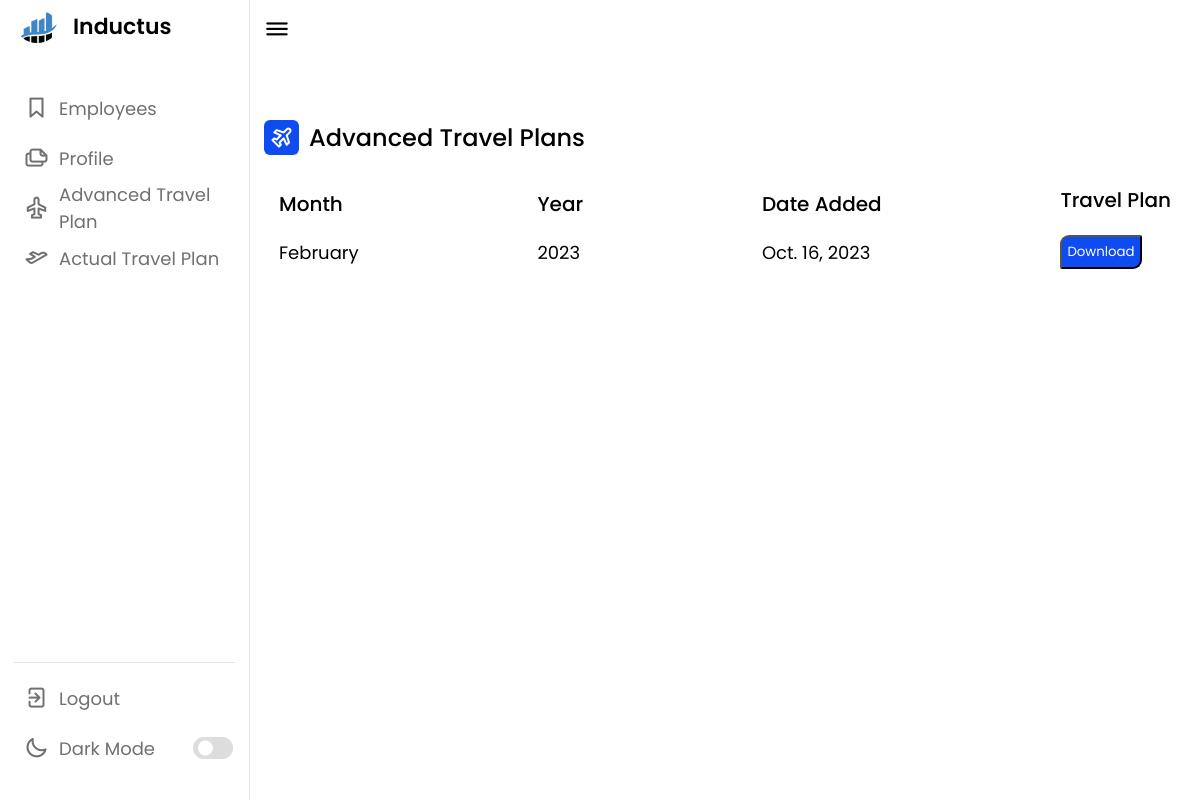
/employee/7e06c45b-a5ca-460d-8b0e-29f9c961be03/atp/ (signed in), run on the app's committed database.
### base/models.py (models this page shows, shortened)
class AdvancedTravelPlan(models.Model):
    id = models.UUIDField(default=uuid.uuid4,primary_key=True,editable=False)
    employee = models.ForeignKey(Employee,on_delete=models.CASCADE)
    month = models.CharField(choices = [
        ('January', 'January'),
        ('February', 'February'),
        ('March' , 'March'),
        ('April','April'),
        ('May','May'),
        ('June','June'),
        ('July','July'),
        ('August','August'),
        ('September','September'),
        ('October','October'),
        ('November','November'),
        ('December','December')
    ],default = "January",max_length=10)
    year = models.CharField(max_length=20,default = "2023",null=True)
    date_added = models.DateField(auto_now_add=True)
    trip_plan = models.FileField(upload_to=get_upload_path)

### base/views.py (the view)
# urls.py: path('employee/<str:pk>/atp/',AdvancedTravelPlanView,name='atp'),
@login_required(login_url='login')
def AdvancedTravelPlanView(request,pk):
    try:
        emp = Employee.objects.get(uuid=pk)
        atp = AdvancedTravelPlan.objects.filter(employee=emp)
    except:
        atp = None
    context = {
        'atp' : atp,
        'emp' : emp
    }
    return render(request,"advancedtravelplan.html",context)

### base/templates/advancedtravelplan.html (shortened to what this page needs)
{% load static %}
<!DOCTYPE html>
<html lang="en">
<head>
    <link rel="stylesheet" href="{% static 'style.css' %}">
    <link rel="stylesheet" href="https://unicons.iconscout.com/release/v4.0.0/css/line.css">
</head>
<body>
    <nav>
        <div class="logo-name">
            <div class="logo-image">
                <img src="{% static 'img/logo.png' %}" alt="">
            </div>
            <span class="logo_name">Inductus</span>
        </div>
        <div class="menu-items">
            <ul class="nav-links">
                <li><a href="{% url 'employees' %}">
                    <i class="uil uil-bookmark-full"></i>
                    <span class="link-name">Employees</span>
                </a></li>
                <li><a href="{% url 'employee' emp.uuid %}" target="_self">
                        <i class="uil uil-files-landscapes"></i>
                        <span class="link-name">Profile</span>
                    </a></li>
                    <li><a href="">
                        <i class="uil uil-plane"></i>
                        <span class="link-name">Advanced Travel Plan</span>
                    </a></li>
                    <li><a href="{%  url 'tp' emp.uuid %}">
                        <i class="uil uil-plane-fly"></i>
                        <span class="link-name">Actual Travel Plan</span>
                    </a></li>
            </ul>
            <ul class="logout-mode">
                <li><a href="{% url 'logout' %}">
                        <i class="uil uil-signout"></i>
                        <span class="link-name">Logout</span>
                    </a></li>
                <li class="mode">
                    <a href="#">
                        <i class="uil uil-moon"></i>
                        <span class="link-name">Dark Mode</span>
                    </a>
                    <div class="mode-toggle">
                        <span class="switch"></span>
                    </div>
                </li>
            </ul>
        </div>
    </nav>
    <section class="dashboard">
        <div class="top">
            <i class="uil uil-bars sidebar-toggle"></i>
        </div>
        <div class="dash-content">
            <div class="overview">
                <div class="activity">
                    <div class="emp-title">
                        <div class = "title-wrapper">
                        <i class="uil uil-plane-departure"></i>
                        <span class="text">Advanced Travel Plans</span>
                    </div>
                    </div>
                    <div class="activity-data">
                        <div class="data names">
                            <span class="data-title">Month</span>
                           {% for atp in atp %}
                           <span class="data-list">{{atp.month}}</span>
                           {% endfor %}
                        </div>
                        <div class="data email">
                            <span class="data-title">Year</span>
                            {% for atp in atp %}
                           <span class="data-list">{{atp.year}}</span>
                           {% endfor %}
                        </div>
                        <div class="data joined">
                            <span class="data-title">Date Added</span>
                            {% for atp in atp %}
                            <span class="data-list">{{atp.date_added}}</span>
                            {% endfor %}
                        </div>
                        <div class="data type">
                            <span class="data-title">Travel Plan</span>
                            {% for atp in atp %}
                        <span class="data-list"><button class="download-btn"><a href="{{atp.trip_plan.url}}" style="text-decoration:none; color: white;" >Download</a></button></span>
                            {% endfor %}
                        </div>
                    </div>
                    </div>
            </div>
    </section>
</body>
</html>

### static/style.css (style rules this page uses)
* { margin: 0; padding: 0; box-sizing: border-box; font-family: 'Poppins', sans-serif; }
:root { --primary-color: #0E4BF1; --panel-color: #FFF; --text-color: #000; --black-light-color: #707070; --border-color: #e6e5e5; --toggle-color: #DDD; --box1-color: #4DA3FF; --box2-color: #FFE6AC; --box3-color: #E7D1FC; --title-icon-color: #fff; --tran-05: all 0.5s ease; --tran-03: all 0.3s ease; --tran-03: all 0.2s ease; }
body { min-height: 100vh; }
nav { position: fixed; top: 0; left: 0; height: 100%; width: 250px; padding: 10px 14px; background-color: var(--panel-color); border-right: 1px solid var(--border-color); transition: var(--tran-05); }
nav .logo-name { display: flex; align-items: center; }
nav .logo-image { display: flex; justify-content: center; min-width: 45px; }
nav .logo-image img { width: 40px; object-fit: cover; border-radius: 50%; }
nav .logo-name .logo_name { font-size: 22px; font-weight: 600; color: var(--text-color); margin-left: 14px; transition: var(--tran-05); }
nav .menu-items { margin-top: 40px; height: calc(100% - 90px); display: flex; flex-direction: column; justify-content: space-between; }
.menu-items li { list-style: none; }
.menu-items li a { display: flex; align-items: center; height: 50px; text-decoration: none; position: relative; }
.menu-items li a i { font-size: 24px; min-width: 45px; height: 100%; display: flex; align-items: center; justify-content: center; color: var(--black-light-color); }
.menu-items li a .link-name { font-size: 18px; font-weight: 400; color: var(--black-light-color); transition: var(--tran-05); }
.menu-items .logout-mode { padding-top: 10px; border-top: 1px solid var(--border-color); }
.menu-items .mode { display: flex; align-items: center; white-space: nowrap; }
.menu-items .mode-toggle { position: absolute; right: 14px; height: 50px; min-width: 45px; display: flex; align-items: center; justify-content: center; cursor: pointer; }
.mode-toggle .switch { position: relative; display: inline-block; height: 22px; width: 40px; border-radius: 25px; background-color: var(--toggle-color); }
.switch:before { content: ""; position: absolute; left: 5px; top: 50%; transform: translateY(-50%); height: 15px; width: 15px; background-color: var(--panel-color); border-radius: 50%; transition: var(--tran-03); }
.dashboard { position: relative; left: 250px; background-color: var(--panel-color); min-height: 100vh; width: calc(100% - 250px); padding: 10px 14px; transition: var(--tran-05); }
.dashboard .top { position: fixed; top: 0; left: 250px; display: flex; width: calc(100% - 250px); justify-content: space-between; align-items: center; padding: 10px 14px; background-color: var(--panel-color); transition: var(--tran-05); z-index: 10; }
.dashboard .top .sidebar-toggle { font-size: 26px; color: var(--text-color); cursor: pointer; }
.dashboard .dash-content { padding-top: 50px; }
.dash-content .activity .activity-data { display: flex; justify-content: space-between; align-items: center; width: 100%; }
.activity .activity-data { display: flex; }
.activity-data .data { display: flex; flex-direction: column; margin: 0 15px; }
.activity-data .data-title { font-size: 20px; font-weight: 500; color: var(--text-color); }
.activity-data .data .data-list { font-size: 18px; font-weight: 400; margin-top: 20px; white-space: nowrap; color: var(--text-color); }
.title-wrapper { display:flex; }
.emp-title i { position: relative; height: 35px; width: 35px; background-color: var(--primary-color); border-radius: 6px; color: var(--title-icon-color); display: flex; align-items: center; justify-content: center; font-size: 24px; }
.emp-title .text { font-size: 24px; font-weight: 500; color: var(--text-color); margin-left: 10px; }
.emp-title { display: flex; align-items: center; margin: 60px 0 30px 0; justify-content: space-between !important; }
.download-btn { background-color: #0E4BF1; padding: 5px; border-radius: 9px 2px; }

### data on the page
AdvancedTravelPlan: month "February", year "2023", date_added "Oct. 16, 2023"
